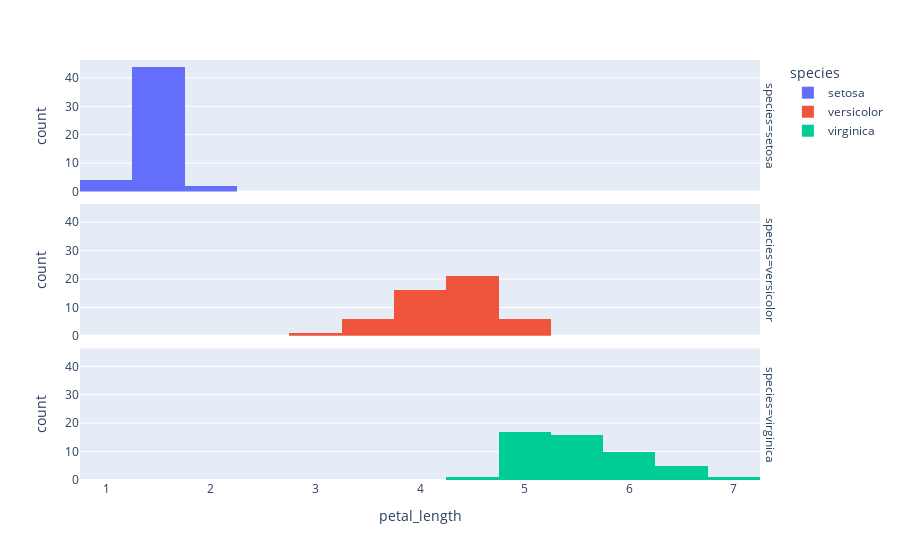

Write notebook code for a chart like this one.
### Code cell
fig=px.histogram(df,x='petal_length',
                 color='species',
                 facet_row='species')
fig

### Figure 1 — Plotly figure (JSON) as saved in the notebook; plotly's stock layout.template omitted (floating-point values rounded to 4 significant figures)
{"data": [{"bingroup": "x", "hovertemplate": "species=setosa<br>petal_length=%{x}<br>count=%{y}<extra></extra>", "legendgroup": "setosa", "marker": {"color": "#636efa", "pattern": {"shape": ""}}, "name": "setosa", "orientation": "v", "showlegend": true, "type": "histogram", "x": [1.4, 1.4, 1.3, 1.5, 1.4, 1.7, 1.4, 1.5, 1.4, 1.5, 1.5, 1.6, 1.4, 1.1, 1.2, 1.5, 1.3, 1.4, 1.7, 1.5, 1.7, 1.5, 1.0, 1.7, 1.9, 1.6, 1.6, 1.5, 1.4, 1.6, 1.6, 1.5, 1.5, 1.4, 1.5, 1.2, 1.3, 1.5, 1.3, 1.5, 1.3, 1.3, 1.3, 1.6, 1.9, 1.4, 1.6, 1.4, 1.5, 1.4], "xaxis": "x3", "yaxis": "y3"}, {"bingroup": "x", "hovertemplate": "species=versicolor<br>petal_length=%{x}<br>count=%{y}<extra></extra>", "legendgroup": "versicolor", "marker": {"color": "#EF553B", "pattern": {"shape": ""}}, "name": "versicolor", "orientation": "v", "showlegend": true, "type": "histogram", "x": [4.7, 4.5, 4.9, 4.0, 4.6, 4.5, 4.7, 3.3, 4.6, 3.9, 3.5, 4.2, 4.0, 4.7, 3.6, 4.4, 4.5, 4.1, 4.5, 3.9, 4.8, 4.0, 4.9, 4.7, 4.3, 4.4, 4.8, 5.0, 4.5, 3.5, 3.8, 3.7, 3.9, 5.1, 4.5, 4.5, 4.7, 4.4, 4.1, 4.0, 4.4, 4.6, 4.0, 3.3, 4.2, 4.2, 4.2, 4.3, 3.0, 4.1], "xaxis": "x2", "yaxis": "y2"}, {"bingroup": "x", "hovertemplate": "species=virginica<br>petal_length=%{x}<br>count=%{y}<extra></extra>", "legendgroup": "virginica", "marker": {"color": "#00cc96", "pattern": {"shape": ""}}, "name": "virginica", "orientation": "v", "showlegend": true, "type": "histogram", "x": [6.0, 5.1, 5.9, 5.6, 5.8, 6.6, 4.5, 6.3, 5.8, 6.1, 5.1, 5.3, 5.5, 5.0, 5.1, 5.3, 5.5, 6.7, 6.9, 5.0, 5.7, 4.9, 6.7, 4.9, 5.7, 6.0, 4.8, 4.9, 5.6, 5.8, 6.1, 6.4, 5.6, 5.1, 5.6, 6.1, 5.6, 5.5, 4.8, 5.4, 5.6, 5.1, 5.1, 5.9, 5.7, 5.2, 5.0, 5.2, 5.4, 5.1], "xaxis": "x", "yaxis": "y"}], "layout": {"annotations": [{"font": {}, "showarrow": false, "text": "species=virginica", "textangle": 90, "x": 0.98, "xanchor": "left", "xref": "paper", "y": 0.1567, "yanchor": "middle", "yref": "paper"}, {"font": {}, "showarrow": false, "text": "species=versicolor", "textangle": 90, "x": 0.98, "xanchor": "left", "xref": "paper", "y": 0.5, "yanchor": "middle", "yref": "paper"}, {"font": {}, "showarrow": false, "text": "species=setosa", "textangle": 90, "x": 0.98, "xanchor": "left", "xref": "paper", "y": 0.8433, "yanchor": "middle", "yref": "paper"}], "barmode": "relative", "legend": {"title": {"text": "species"}, "tracegroupgap": 0}, "margin": {"t": 60}, "xaxis": {"anchor": "y", "domain": [0, 0.98], "title": {"text": "petal_length"}}, "xaxis2": {"anchor": "y2", "domain": [0, 0.98], "matches": "x", "showticklabels": false}, "xaxis3": {"anchor": "y3", "domain": [0, 0.98], "matches": "x", "showticklabels": false}, "yaxis": {"anchor": "x", "domain": [0, 0.3133], "title": {"text": "count"}}, "yaxis2": {"anchor": "x2", "domain": [0.3433, 0.6567], "matches": "y", "title": {"text": "count"}}, "yaxis3": {"anchor": "x3", "domain": [0.6867, 1.0], "matches": "y", "title": {"text": "count"}}}}
